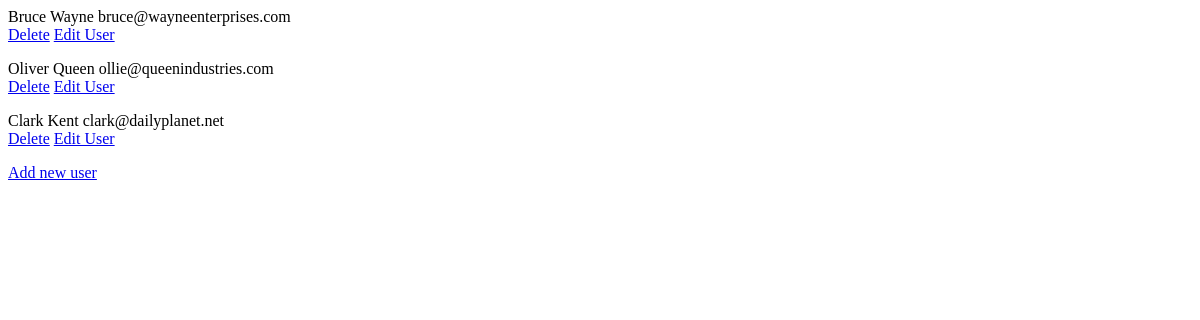
/users/, run on an earlier commit of the app's database.
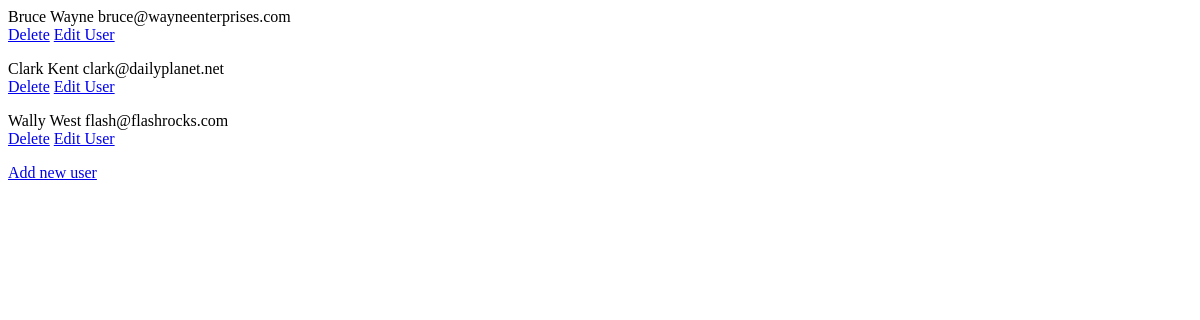
And on a later commit of the database.
### users/models.py (models this page shows, shortened)
class User(models.Model):
    first_name = models.CharField(max_length=200)
    last_name = models.CharField(max_length=200)
    email = models.EmailField()
    def __unicode__(self):
        return ' '.join([
            self.first_name,
            self.last_name,
            self.email,
        ])

### users/views.py (the view)
def index(request):
    user_list = User.objects.order_by("id")
    return render(request, 'users/list.html', {'user_list': user_list})

### users/templates/users/list.html (shortened to what this page needs)
<form>
    {% if user_list %}
        {% for user in user_list %}
    <section>
            <div>{{user}}</div>
            <form action="#" method="POST">
                <a href="{% url 'delete' user.id %}" data-name="{{user}}">Delete</a>
                <a href="{% url 'edit' user.id %}" data-name="{{user}}">Edit User</a>
            </form>
    </section>
        {% endfor %}
    {% endif %}
</form>
<a href ="{% url 'add' %}">Add new user</a>

What changed in the data, as far as the page shows it:
removed User: first_name+last_name+email "Oliver Queen ollie@queenindustries.com"
added User: first_name+last_name+email "Wally West flash@flashrocks.com"
